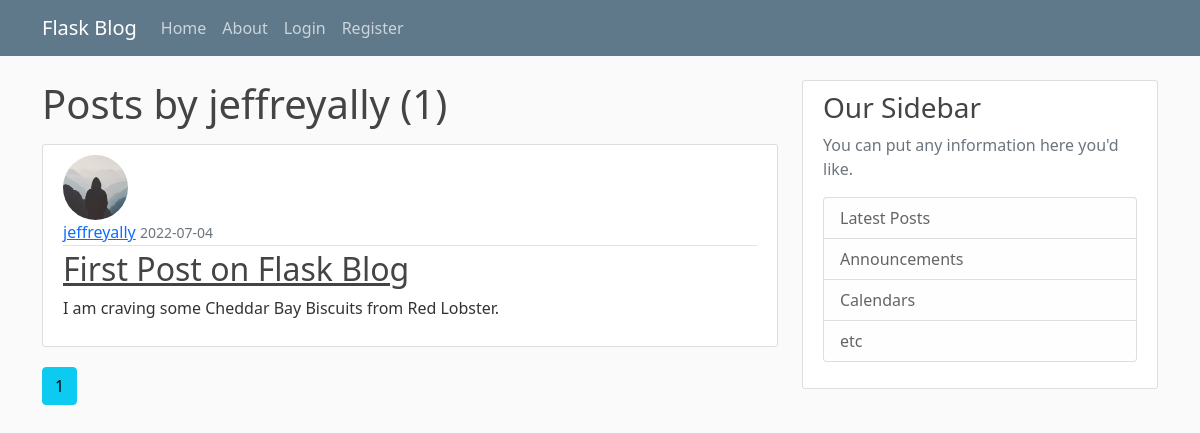
Screenshot of /user/jeffreyally with the database file from the repository.
### app/models.py (models this page shows, shortened)
class User(db.Model, UserMixin):
    id = db.Column(db.Integer, primary_key=True)
    username = db.Column(db.String(120), unique=True, nullable=False)
    email = db.Column(db.String(120), unique=True, nullable=False)
    image_file = db.Column(db.String(120), nullable=False, default='default.jpg')
    password = db.Column(db.String(160), nullable=False)
    posts = db.relationship("Post",backref='author',lazy=True)

class Post(db.Model):
    id = db.Column(db.Integer, primary_key=True)
    title = db.Column(db.String(100), nullable=False)
    date_posted = db.Column(db.DateTime, nullable=False, default= datetime.utcnow)
    content = db.Column(db.Text, nullable=False)
    user_id = db.Column(db.Integer, db.ForeignKey('user.id'), nullable=False)

### app/routes.py (the view)
@app.route("/user/<string:username>")
def user_posts(username):
    page = request.args.get('page',1,type=int)
    user = User.query.filter_by(username=username).first_or_404()
    posts = Post.query.filter_by(author=user)\
        .order_by(Post.date_posted.desc())\
        .paginate(page=page, per_page=5)
    return render_template('user_posts.html', posts=posts, user=user)

### app/templates/user_posts.html
{% extends "layout.html" %}
{% block content %}
    <h1 class="mb-3">Posts by {{user.username}} ({{posts.total}})</h1>
    {%for post in posts.items:%}
    <article class="media content-section">
      <img class="rounded-circle article-img" src="{{url_for('static', filename='profpics/'+post.author.image_file)}}">
        <div class="media-body">
          <div class="article-metadata">
            <a class="mr-2" href="{{ url_for('user_posts', username=post.author.username) }}">{{post["author"]["username"]}}</a>
            <small class="text-muted">{{post["date_posted"].strftime('%Y-%m-%d')}}</small>
          </div>
          <h2><a class="article-title" href="{{url_for('post', post_id=post.id)}}">{{post["title"]}}</a></h2>
          <p class="article-content">{{post["content"]}}</p>
        </div>
      </article>
    {%endfor%}
    {%for page_num in posts.iter_pages(left_edge=1,right_edge=1,left_current=1,right_current=2, )%}
        {% if page_num %}
          {% if posts.page == page_num %}
            <a class= "btn btn-info mb-4" href="{{ url_for('user_posts', username=user.username, page=page_num ) }}">{{page_num}}</a>
          {% else %}
            <a class= "btn btn-outline-info mb-4" href="{{ url_for('user_posts', username=user.username, page=page_num) }}">{{page_num}}</a>
          {%endif%}
        {% else %}
          ...
        {%endif%}
    {%endfor%}
    {% endblock content %}

### app/templates/layout.html (shortened to what this page needs)
<!DOCTYPE html>
<html lang="en">
<head>
     <link href="https://cdn.jsdelivr.net/npm/bootstrap@5.1.3/dist/css/bootstrap.min.css" rel="stylesheet">
     <link rel="stylesheet" type="text/css" href="{{ url_for('static', filename='main.css') }}">
</head>
<body>
    <header class="site-header">
        <nav class="navbar navbar-expand-md navbar-dark bg-steel fixed-top">
          <div class="container">
            <a class="navbar-brand mr-4" href="/">Flask Blog</a>
            <div class="collapse navbar-collapse" id="navbarToggle">
              <div class="navbar-nav mr-auto">
                <a class="nav-item nav-link" href="{{url_for('home')}}">Home</a>
                <a class="nav-item nav-link" href="{{url_for('about')}}">About</a>
              </div>
              <div class="navbar-nav">
                {% if current_user.is_authenticated%}
                  <a class="nav-item nav-link" href="{{url_for('new_post')}}">New Post</a>
                  <a class="nav-item nav-link" href="{{url_for('account')}}">Account</a>
                  <a class="nav-item nav-link" href="{{url_for('logout')}}">Logout</a>
                {% else %}
                  <a class="nav-item nav-link" href="{{url_for('login')}}">Login</a>
                  <a class="nav-item nav-link" href="{{url_for('register')}}">Register</a>
                {% endif %}
              </div>
            </div>
          </div>
        </nav>
      </header>
      <main role="main" class="container">
        <div class="row">
          <div class="col-md-8">
            {% block content %}
            {% endblock %}
          </div>
          <div class="col-md-4">
            <div class="content-section">
              <h3>Our Sidebar</h3>
              <p class='text-muted'>You can put any information here you'd like.
                <ul class="list-group">
                  <li class="list-group-item list-group-item-light">Latest Posts</li>
                  <li class="list-group-item list-group-item-light">Announcements</li>
                  <li class="list-group-item list-group-item-light">Calendars</li>
                  <li class="list-group-item list-group-item-light">etc</li>
                </ul>
              </p>
            </div>
          </div>
        </div>
      </main>
</body>
</html>

### app/static/main.css (style rules this page uses)
body { background: #fafafa; color: #333333; margin-top: 5rem; }
h1, h2, h3, h4, h5, h6 { color: #444444; }
.bg-steel { background-color: #5f788a; }
.site-header .navbar-nav .nav-link { color: #cbd5db; }
.content-section { background: #ffffff; padding: 10px 20px; border: 1px solid #dddddd; border-radius: 3px; margin-bottom: 20px; }
.article-title { color: #444444; }
.article-content { white-space: pre-line; }
.article-img { height: 65px; width: 65px; margin-right: 16px; }
.article-metadata { padding-bottom: 1px; margin-bottom: 4px; border-bottom: 1px solid #e3e3e3 }

### rows the page displays
User: username "jeffreyally"
Post: image_file (placeholder picture), author.username "jeffreyally", date_posted "2022-07-04", title "First Post on Flask Blog", content "I am craving some Cheddar Bay Biscuits from Red Lobster."

### other values shown
{{ posts.total }} "1"
{{ page_num }} "1"
